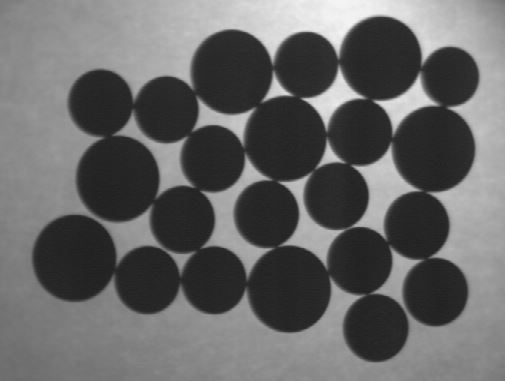
#> input picture Exercises/Watershed/overlap_coins.jpg, 505 x 381 px
$ python ex01.py
#> lines starting #> are read from the running program, lines starting #| are printed output that depends on the picture; after the words box and inside, x2 and y2 are one past the last pixel; in counts of white or black regions, pixels touching at a corner belong together
import numpy as np
import matplotlib.pyplot as plt
import cv2


image = cv2.imread("overlap_coins.jpg", 1)
#> image is the input picture: shape (381, 505, 3); min 28, max 246, mean 102.3
img_gray = cv2.cvtColor(image, cv2.COLOR_BGR2GRAY)
ret, thresh = cv2.threshold(img_gray, 150, 255, cv2.THRESH_BINARY_INV + cv2.THRESH_OTSU)
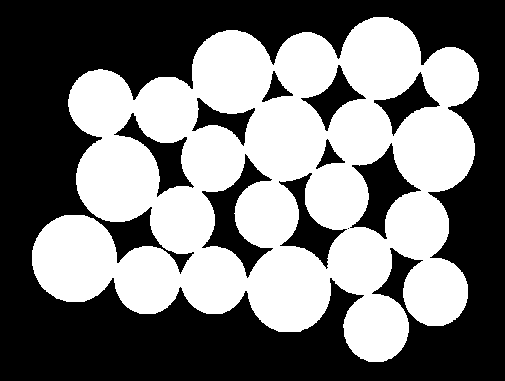
#> thresh: shape (381, 505); 46.7% white; 1 white region, box (x1, y1, x2, y2) and area: (32, 17, 479, 362) 89774
#> ret = 98

kernel_1 = np.ones((3,3), np.uint8)
opening_1 = cv2.morphologyEx(thresh, cv2.MORPH_OPEN,kernel_1 , iterations = 2)
#> opening_1: shape (381, 505); 46.7% white; 1 white region, box (x1, y1, x2, y2) and area: (32, 17, 479, 362) 89761
sure_bg = cv2.dilate(opening_1, kernel_1, iterations = 3)
#> sure_bg: shape (381, 505); 54.7% white; 15 black regions, largest, box (x1, y1, x2, y2) and area: (0, 0, 505, 381) 79364, (361, 154, 411, 230) 1518, (211, 165, 261, 268) 1414

dist_transform = cv2.distanceTransform(opening_1, cv2.DIST_L2,5)
ret, sure_fg = cv2.threshold(dist_transform, 0.7*dist_transform.max(), 255, 0)
#> sure_fg: shape (381, 505) float32; 1.9% white; 21 white regions (2 under 20 px), largest, box (x1, y1, x2, y2) and area: (61, 244, 88, 273) 576, (105, 165, 130, 193) 523, (276, 275, 302, 303) 519
#> ret = 29.64
print(sure_fg.dtype)
#| float32
sure_fg = np.uint8(sure_fg)
print(sure_fg.dtype)
#| uint8
unknown = np.subtract(sure_bg, sure_fg)
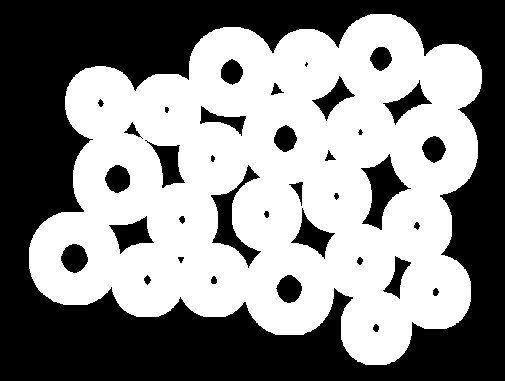
#> unknown: shape (381, 505); 52.7% white; 36 black regions (2 under 20 px), largest, box (x1, y1, x2, y2) and area: (0, 0, 505, 381) 79364, (361, 154, 411, 230) 1518, (211, 165, 261, 268) 1414


ret, markers = cv2.connectedComponents(sure_fg)
#> markers: shape (381, 505) int32; 22 distinct labels, from 0 to 21
#> ret = 22
print(markers)
#> (printed output is left out)
markers = markers + 1 #known markers set to 1
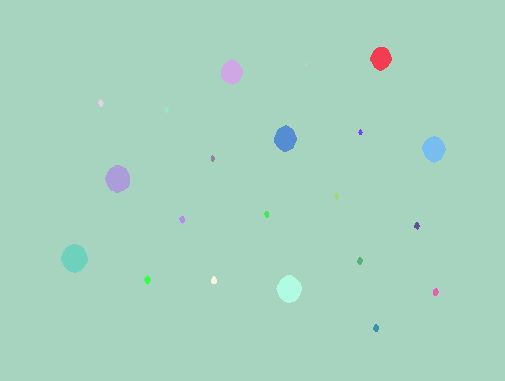
#> markers: shape (381, 505) int32; 22 distinct labels, from 1 to 22; one colour per label, 0 black
markers[unknown == 255] = 0
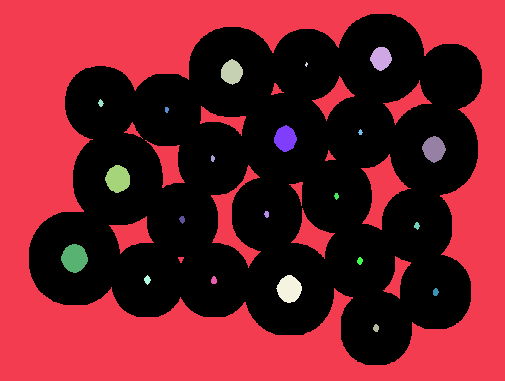
#> markers: shape (381, 505) int32; 23 distinct labels, from 0 to 22; one colour per label, 0 black

markers = cv2.watershed(image, markers)
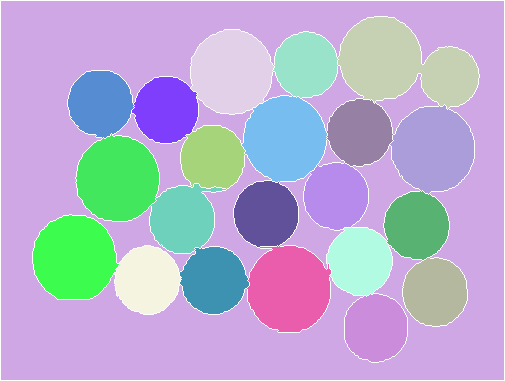
#> markers: shape (381, 505) int32; 23 distinct labels, from -1 to 22; one colour per label, 0 black, -1 white
image2 = image.copy()
image2[markers == 1] = [255,0,0]
count = -1
totalArea = 0
for lable in np.unique(markers):
    if lable == 0:
        continue
    mask = np.zeros(img_gray.shape, dtype = 'uint8')
    mask[markers == lable] = 255
    cnts,_ = cv2.findContours(mask.copy(), cv2.RETR_EXTERNAL, cv2.CHAIN_APPROX_SIMPLE)
    c = max(cnts, key = cv2.contourArea)
    ((x,y), radius) = cv2.minEnclosingCircle(c)
    cv2.putText(image2, "#{}".format(lable), (int(x)-15, int(y)),cv2.FONT_HERSHEY_SIMPLEX, 0.6, (0,255,0),2)
    if lable != 1:
        count += 1
        x = cv2.contourArea(c)
        totalArea += x
#> this loop made 23 passes
#> (lable, c, y, radius, totalArea) on pass 1: (-1, [[0, 0], [0, 380], [504, 380], [504, 0]], 190, 315.6, 191520)
#> (y, radius, totalArea) on passes 3 to 8: (66.38, 70.92, 199370), (72.25, 43, 204641), (64.64, 32.8, 207774), (103.4, 34.08, 211027.5), (108.8, 34.01, 214284.5), (138.4, 43.61, 219678.5)
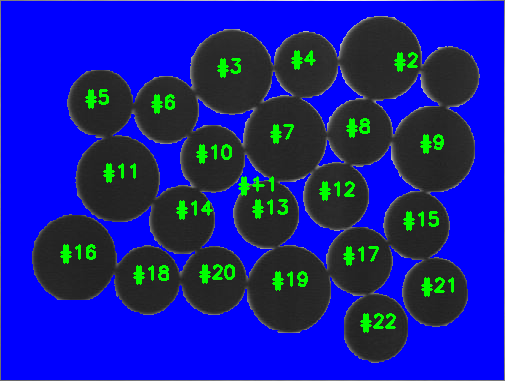
#> image2: shape (381, 505, 3); mean B, G, R 151.7, 30.3, 22.3
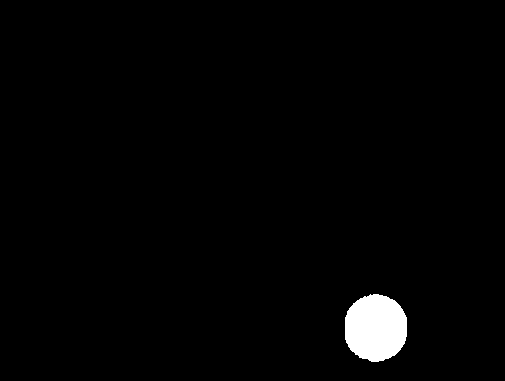
#> mask: shape (381, 505); 1.8% white; 1 white region, box (x1, y1, x2, y2) and area: (345, 294, 407, 362) 3377
#> after the loop, count = 21; totalArea = 277711

print("Coin count: ", count, "area", totalArea)
#| Coin count:  21 area 277711.0


plt.subplot(331)
plt.title("Original Image", color= "maroon", fontsize = 7)
plt.xticks([]), plt.yticks([])
plt.imshow(cv2.cvtColor(image, cv2.COLOR_BGR2RGB))

plt.subplot(332)
plt.title("thresh", color= "maroon", fontsize = 7)
plt.xticks([]), plt.yticks([])
plt.imshow(thresh, "gray")

plt.subplot(333)
plt.title("opening", color= "maroon", fontsize = 7)
plt.xticks([]), plt.yticks([])
plt.imshow(opening_1, "gray")

plt.subplot(334)
plt.title("dist_trans", color= "maroon", fontsize = 7)
plt.xticks([]), plt.yticks([])
plt.imshow(dist_transform, "gray")

plt.subplot(335)
plt.title("surebg", color= "maroon", fontsize = 7)
plt.xticks([]), plt.yticks([])
plt.imshow(sure_bg, "gray")

plt.subplot(336)
plt.title("surefg", color= "maroon", fontsize = 7)
plt.xticks([]), plt.yticks([])
plt.imshow(sure_fg, "gray")

plt.subplot(337)
plt.title("unknown", color= "maroon", fontsize = 7)
plt.xticks([]), plt.yticks([])
plt.imshow(unknown, "gray")

plt.subplot(338)
plt.title("markers", color= "maroon", fontsize = 7)
plt.xticks([]), plt.yticks([])
plt.imshow(markers,"jet")

plt.subplot(339)
plt.title("Watershed region", color= "maroon", fontsize = 7)
plt.xticks([]), plt.yticks([])
plt.imshow(image2, "gray")

plt.show()
#> figure, not shown here; B, G, R data is drawn as R, G, B
